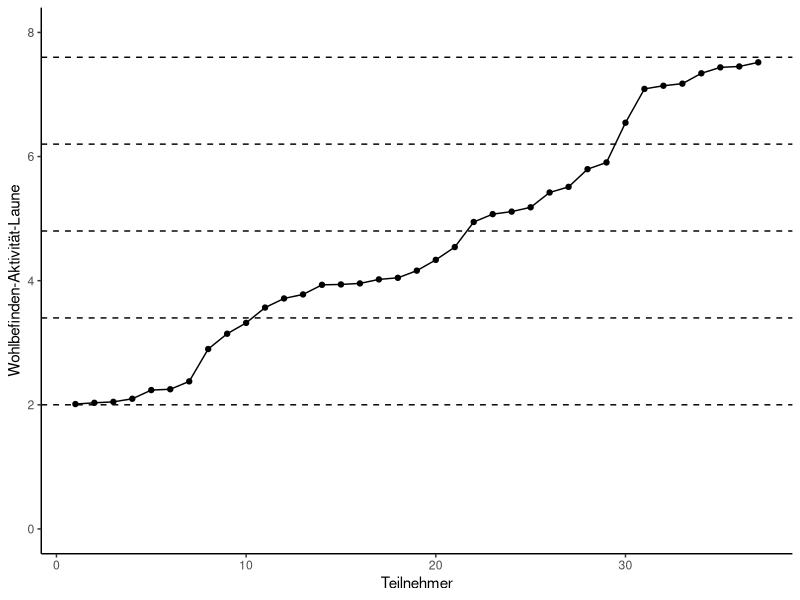
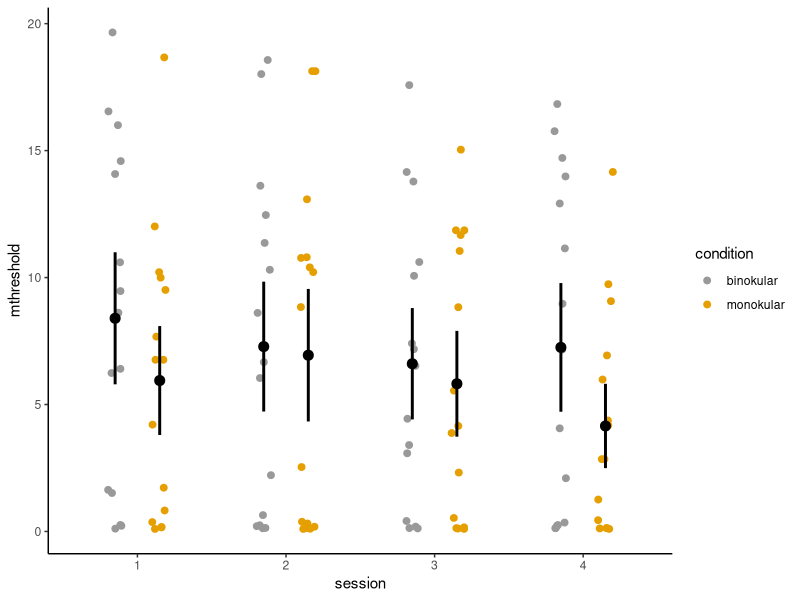

Reproduce these figures in R, in order. (Note: this script raises an error after producing the figures.)
library(tidyverse)
library(ggplot2)
library(patchwork)
library(readxl)

### Daten
## Viktoriia
set.seed(12)
dat <- data.frame(WAL = 
         c(runif(10, 2, 3.4),
         runif(11, 3.41 , 4.8),
         runif(8,  4.81 , 6.2),
         runif(8,  6.21 , 7.6))) %>%
  as_tibble() %>%
  arrange(WAL) %>%
  mutate(nr = 1:n())

## Helena
raw <- read_excel('./2023/GruppeC/Gruppenwerte_Helena.xlsx',
                  sheet = "Mono vs. Bi",
                  range = "A3:E33") %>%
       mutate(condition = "monokular") %>%  
       bind_rows(read_excel('./2023/GruppeC/Gruppenwerte_Helena.xlsx',
                            sheet = "Mono vs. Bi",
                            range = "F3:J33")) %>%
       rename(tmp = `...1`) %>%
       mutate(condition = as.factor(if_else(is.na(condition),
                                  "binokular",
                                  "monokular")),
              VP  = replace_na(VP, 0),
              tmp = replace_na(tmp, 0),
              VP = as.factor(VP + tmp)) %>%
       pivot_longer(cols = `Training 1`:`Training 4`,
               names_to = "session",
               values_to = "threshold") %>%
       mutate(session = as.factor(str_sub(session, 10, 10))) %>%
       select(-tmp) %>%
       summarise(mthreshold = mean(threshold), .by = c(VP, condition, session))  

# Nathalie
rawN <- read_excel('./2023/GruppeC/Mittelwerte_Ergebnisse_Bachelorarbeit_Nathalie_Zeus.xlsx',
                   range = "A1:D10") %>%
  rename(tmp = `...1`,
         std = `Std.-Abweichung`) %>%
  na.omit() 

indData = matrix(NA, nrow = dim(rawN)[1], ncol = rawN$N[1])
for(j in 1:dim(rawN)[1]){
  indData[j,] = rnorm(rawN$N[j],rawN$Mittelwert[j],rawN$std[j])
}

rawN2 <- bind_cols(rawN, as_tibble(indData)) %>%
  select(-Mittelwert,-std, -N) %>%
  pivot_longer(cols = V1:V31, names_to = "vp", values_to = "switchRate") %>%
  separate_wider_delim(cols = tmp, delim =  '.', names=c('context', 'sequence')) %>%
  mutate(across(context:vp, as_factor)) %>%
  select(vp, context, sequence, switchRate)


#### plotting
## Victoriaa 
ggplot(dat, aes(x = nr, y = WAL)) +
  geom_point() + 
  geom_line() +
  theme_classic() + 
  scale_y_continuous(
    name = "Wohlbefinden-Aktivität-Laune",
    limits = c(0,8)) + 
  scale_x_continuous(
    name = "Teilnehmer") +
  geom_hline(
    yintercept = c(2, 3.4, 4.8, 6.2, 7.6),
    linetype = 'dashed')


## Helena
cbPalette <- c("#999999", "#E69F00", "#56B4E9", 
               "#009E73", "#F0E442", "#0072B2",
               "#D55E00", "#CC79A7")

 
ggplot(raw, aes(x = session, y = mthreshold)) +
  geom_jitter(aes(color = condition),
              size = 2,
              position = position_jitterdodge(
                jitter.width = 0.2,
                dodge.width  = 0.6)) +
  scale_color_manual(values = cbPalette) +
  stat_summary(
    aes(group = condition),
    fun.data="mean_se",
    fun.args = list(mult = 1.5), 
    size = 0.6,
    linewidth = 1,
    position = position_dodge(0.6)) + 
  theme_classic()

## Nathalie
# wie Helena, aber mit p-values:
# p-values
  ... +
  annotate("segment",
           x = 0.8, xend = 1.2,
           y = 13, yend = 13) +
  annotate("text",
           x = 1,
           y = 13.3,
           label = "p = .034")

